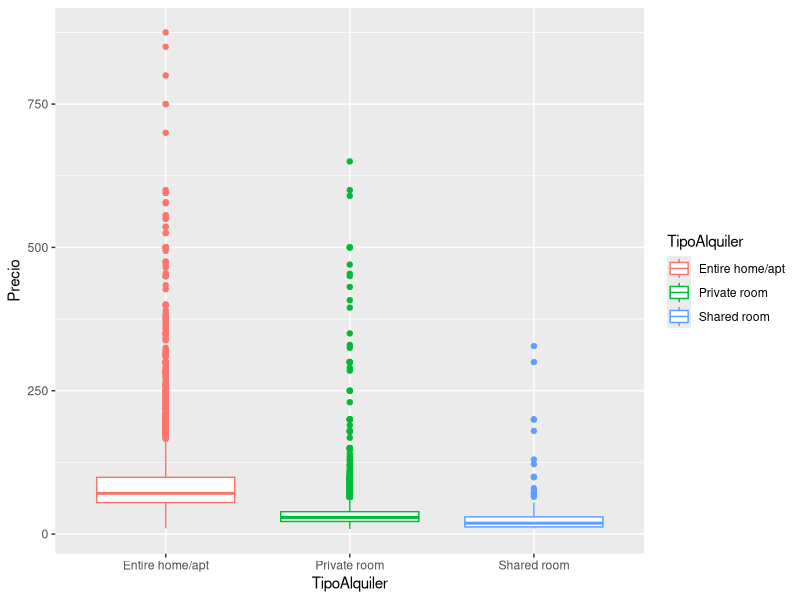
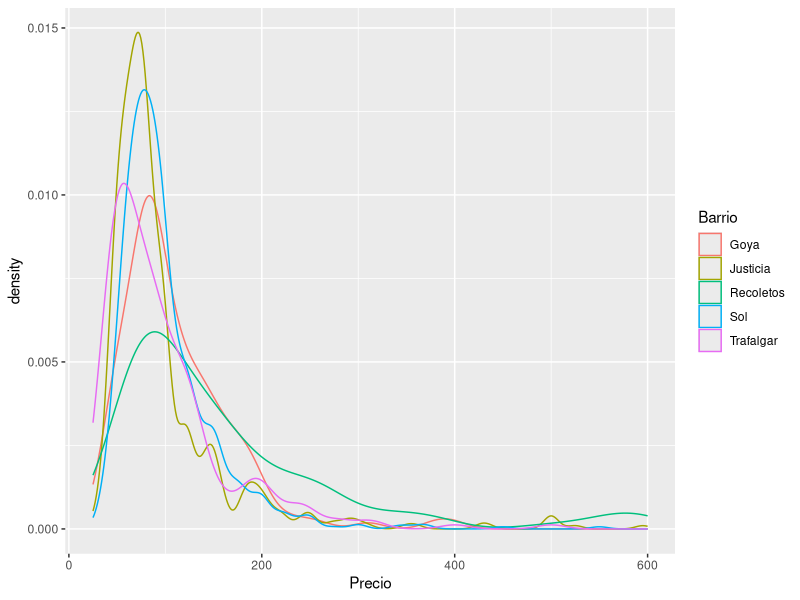
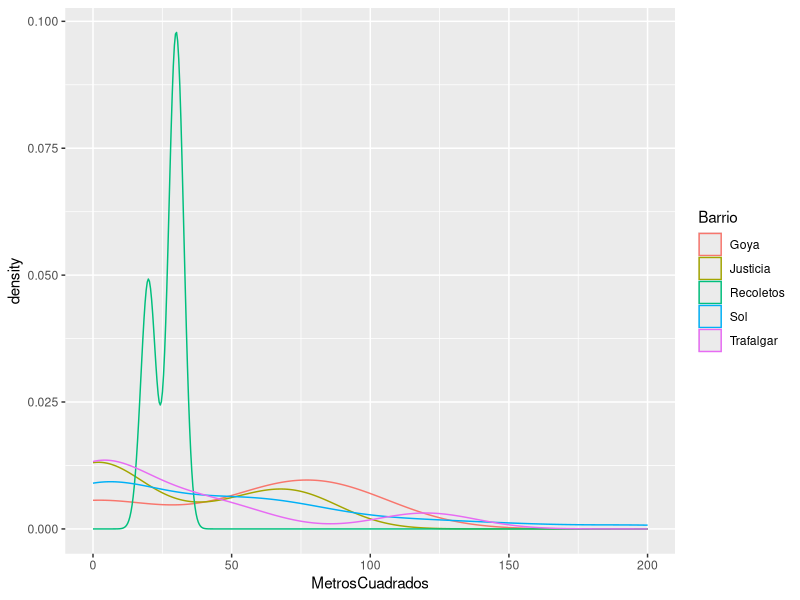
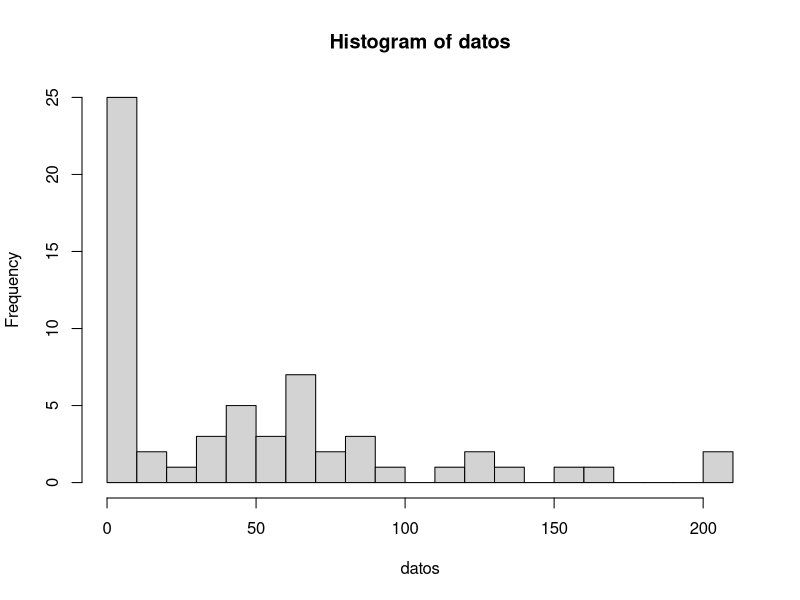

The R source for these figures, in order:
## ---- chunk 1
#Importación librerías
library(ggplot2)
library("dslabs")
## ---- chunk 2
airbnb<-read.csv('data//airbnb.csv',sep = ',', stringsAsFactors = T)
## ---- chunk 3
head(airbnb,n=6)
## ---- chunk 4
print(cat("Los nombre originales de las columnas son: ", paste0(colnames(airbnb), collapse = ",")))
## ---- chunk 5
#Renombramos las columnas
colnames(airbnb) <-c("CodigoPostal","Barrio","TipoPropiedad","TipoAlquiler","MaxOcupantes","NumBanyos",
"NumDormitorios","NumCamas","TipoCama","Comodidades","PiesCuadrados","Precio","Puntuacion")
## ---- chunk 6
cat("Los nombres modificados de las columnas son: ", paste0(colnames(airbnb), collapse = ","))
## ---- chunk 7
#Creamos la columna "MetrosCuadrados" a partir de "PiesCuadrados"
airbnb$MetrosCuadrados <- airbnb$PiesCuadrados * 0.092903 
## ---- chunk 8
#Antes de la limpieza
cat("El listado de CodigoPostal antes de limpieza es: \n\n")
airbnb$CodigoPostal |> table(useNA='always') |>  sort(decreasing = TRUE)|> data.frame() |> print.data.frame(row.names = FALSE)
## ---- chunk 9
#Limpieza de datos por la columna "Codigo Postal"
airbnb[which(airbnb$CodigoPostal=="Madrid 28004"),'CodigoPostal'] <- "28004"
airbnb[which(airbnb$CodigoPostal=="2815"),'CodigoPostal'] <- "28105"
airbnb[which(airbnb$CodigoPostal==""),'CodigoPostal'] <- NA
airbnb[which(airbnb$CodigoPostal=="-"),'CodigoPostal'] <- NA
airbnb[which(airbnb$CodigoPostal=="28"),'CodigoPostal'] <- NA
airbnb[which(airbnb$CodigoPostal=="28051\n28051"),'CodigoPostal'] <- "28051"
airbnb[which(airbnb$CodigoPostal=="28002\n28002"),'CodigoPostal'] <- "28002"
airbnb[which(airbnb$CodigoPostal=="2804"),'CodigoPostal'] <- "28040"
airbnb[which(airbnb$CodigoPostal=="2805"),'CodigoPostal'] <- "28050"
airbnb[which(airbnb$CodigoPostal=="280013"),'CodigoPostal'] <- "28013"
airbnb[!grepl("^28\\d{3}$",airbnb$CodigoPostal), "CodigoPostal"] <- NA


##Actualizamos factor para no incluir valores modificados
airbnb$CodigoPostal <- factor(airbnb$CodigoPostal)
## ---- chunk 10
cat("El listado de CodigoPostal después de limpieza es: \n\n")
airbnb$CodigoPostal |> table(useNA='always') |> sort(decreasing = TRUE) |> data.frame() |> print.data.frame(row.names = FALSE) 
## ---- chunk 11
cat("Hay ", length(unique(airbnb$CodigoPostal)), " codigos postales distintos y son :",paste(unique(airbnb$CodigoPostal), collapse = ","),"\n")
## ---- chunk 12
tabla_frecuencias <- table(airbnb$CodigoPostal) |> sort(decreasing = TRUE) |> as.data.frame()
colnames(tabla_frecuencias) <- c("Barrio","Entradas")

cat("Los 5 códigos postales con más entradas son: \n\n")

print.data.frame(tabla_frecuencias[1:5,],row.names = FALSE)

cat("\nLos 5 códigos postales con menos entradas son: \n\n")

tabla_frecuencias <- tabla_frecuencias[order(tabla_frecuencias$Entradas),]

print.data.frame(tabla_frecuencias[1:5,],row.names = FALSE)

## ---- chunk 13
barrios_cp_28012 <- unique(airbnb[which(airbnb$CodigoPostal == "28012"), "Barrio"])

cat("Los barrios que hay en el código postal 28012 son : \n", paste0(barrios_cp_28012,collapse=","))
## ---- chunk 14
entradas_barrios_cp_28012 <- table(droplevels(airbnb[which(airbnb$CodigoPostal == "28012"), "Barrio"])) |> sort(decreasing = TRUE) |> as.data.frame() 
colnames(entradas_barrios_cp_28012) <- c("Barrio","Entradas")
cat("El codigo postal 28012 tienes por barrios las siguientes entradas: \n\n")

print.data.frame(entradas_barrios_cp_28012,row.names = FALSE)
## ---- chunk 15
# Obtener los barrios únicos del dataset airbnb
barrios_unicos <- unique(airbnb$Barrio)

cat("El dataset airbnb tienes: ", length(barrios_unicos), " barrios únicos \nLista de barrios únicos:\n",paste(barrios_unicos, collapse = ","),"\n")
## ---- chunk 16
barrios_aparicion <- table(airbnb$Barrio)|> sort(decreasing = TRUE)|> as.data.frame()
colnames(barrios_aparicion) <- c("Barrio","Entradas")

# Mostrar los 5 barrios con mayor número de entradas
cat("Los 5 barrios con mayor número de entradas en el dataset airbnb son:\n\n")
print.data.frame(barrios_aparicion[1:5,],row.names = FALSE)
## ---- chunk 17
# Contar el número de entradas por cada tipo de alquiler utilizando la función length en table
tipos_alquiler <- unique(airbnb$TipoAlquiler)
tipos_alquiler_entradas  <- table(airbnb$TipoAlquiler)|> sort( decreasing = TRUE)|> as.data.frame()
colnames(tipos_alquiler_entradas) <- c("Tipo apartamento","Entradas")

cat("Hay ",length(tipos_alquiler)," tipos de alquiler diferentes. \n\nLos tipos de  alquileres son :",paste(tipos_alquiler,collapse=" , "),"\n\nLa entradas que hay por cada tipo de alquiler son: \n\n")

print.data.frame(tipos_alquiler_entradas,row.names=FALSE)
## ---- chunk 18
# Cargar la librería necesaria para el gráfico de cajas
library(ggplot2)

#Generar el diagrama de cajas por tipo de alquiler y de cada color pintamos el tipo de alquiler.
ggplot(data=airbnb, aes(x=TipoAlquiler, y=Precio, color=TipoAlquiler))+geom_boxplot(na.rm = TRUE)
## ---- chunk 19
tipos_alquiler <-unique(airbnb["TipoAlquiler"])
for(alquiler in t(tipos_alquiler)){
  cat("El precio medio de alquiler en ", alquiler ," es: " , mean(airbnb[which(airbnb$TipoAlquiler == alquiler),"Precio"],na.rm=TRUE) ,"\n")
}
## ---- chunk 20
for(alquiler in levels(airbnb$TipoAlquiler)){
  precios_alquiler <- airbnb$Precio[airbnb$TipoAlquiler==alquiler]
  if(length(precios_alquiler)>5000){
    #El test de Shapiro en R solo funciona si hay entre 3 y 5000 entradas , por lo cual si en el caso que haya mas de 5000 entradas hay que hacer un sample para obtener solo 5000
    precios_alquiler<- sample(precios_alquiler,5000, replace = TRUE)
  }
  cat("Tipo alquiler ",alquiler," p-value = " ,shapiro.test(precios_alquiler)$p.value,"\n")
}
## ---- chunk 21
kruskal.test(Precio ~ TipoAlquiler, data=airbnb)
## ---- chunk 22
airbnb_entire <-airbnb[which(airbnb$TipoAlquiler == "Entire home/apt"), ] 
## ---- chunk 23
barrios_por_entradas<- table(airbnb_entire$Barrio)|> sort(decreasing = TRUE)|> as.data.frame()
colnames(barrios_por_entradas) <-c("Barrio","Entradas")
cat("Los 5 barrios que tienen un mayor número de apartamentos enteros en alquiler son: \n\n")
print.data.frame(barrios_por_entradas[1:5,],row.names=FALSE)
## ---- chunk 24
barrios_por_precio_medio <- aggregate(Precio ~ Barrio, FUN = mean, data = airbnb_entire)
barrios_por_precio_medio <- barrios_por_precio_medio[order(-barrios_por_precio_medio$Precio),]
cat("Los 5 barrios que tienen un mayor precio medio de alquiler para apartamentos enteros son: \n\n")
print.data.frame(barrios_por_precio_medio[1:5,c("Barrio","Precio")],row.names = FALSE)
## ---- chunk 25
vector_barrios_precio_medio <- barrios_por_precio_medio[1:5, "Barrio"]
## ---- chunk 26
top_5_precio_medio <- subset(airbnb_entire, Barrio %in% vector_barrios_precio_medio) 
top_5_precio_medio <- table(droplevels(top_5_precio_medio$Barrio)) |> sort(decreasing = TRUE)|> as.data.frame()
colnames(top_5_precio_medio) <-c("Barrio","Entradas")

cat("En cada uno de esos barrios con mayor precio medio por barrio hay:\n\n")
print.data.frame(top_5_precio_medio[1:5,],row.names=FALSE)

## ---- chunk 27
barrio_resumen <- merge(barrios_por_precio_medio,barrios_por_entradas, by = "Barrio",all=TRUE)
barrio_resumen$Precio <- round(barrio_resumen$Precio,2)
colnames(barrio_resumen) <- c("Barrio","Precio","Entradas")

cat("Dataframe con nombre de barrio, precio medio y número de entradas :\n\n")

barrio_resumen
## ---- chunk 28
top_5_mayor_precio_mas_100_entrada <- subset(barrio_resumen,Entradas >= 100)

top_5_mayor_precio_mas_100_entrada <- top_5_mayor_precio_mas_100_entrada[order(-top_5_mayor_precio_mas_100_entrada$Precio),]

vector_100_entradas <- top_5_mayor_precio_mas_100_entrada[1:5,"Barrio"]

cat("Los 5 barrios con mayor precio medio de alquiler son:\n\n")

print.data.frame(top_5_mayor_precio_mas_100_entrada[1:5,],row.names=FALSE)
## ---- chunk 29
#Pìntandolo en el mismo gráfico
barrio_a_dibujar <- subset(airbnb_entire,Barrio %in% vector_100_entradas)
ggplot(barrio_a_dibujar,aes(x=Precio,color=Barrio))+
geom_density(na.rm = FALSE)
## ---- chunk 30
barrios_por_metros_cuadrados_medio <- aggregate(MetrosCuadrados ~ Barrio, FUN = mean, data = airbnb_entire)
barrio_resumen <- merge(barrio_resumen,barrios_por_metros_cuadrados_medio, by = "Barrio",all=TRUE)
barrio_resumen$MetrosCuadrados <- round(barrio_resumen$MetrosCuadrados,2)
## ---- chunk 31
barrio_resumen_ <- subset(barrio_resumen, Barrio %in% vector_100_entradas)

cat("Los barrios con más de 100 entradas junto a su precio medio y media de metros cuadrados:\n\n")
barrio_resumen_
## ---- chunk 32
barrio_a_dibujar <- subset(airbnb_entire,Barrio %in% vector_100_entradas)
ggplot(barrio_a_dibujar,aes(x=MetrosCuadrados,color=Barrio))+
geom_density(na.rm = TRUE)
## ---- chunk 33
for(barrio in top_5_mayor_precio_mas_100_entrada[1:5,"Barrio"]){
  metros_cuadrados <- airbnb_entire$Precio[airbnb_entire$Barrio==barrio]
  if(length(metros_cuadrados)>5000){
    metros_cuadrados<- sample(precios_alquiler,5000, replace = TRUE)
  }
  cat("Barrio ",barrio," p-value = " ,shapiro.test(metros_cuadrados)$p.value,"\n")
}
## ---- chunk 34
kruskal.test(MetrosCuadrados ~ Barrio, data=airbnb_entire)
## ---- chunk 35
barrio_sol<-subset(airbnb_entire,Barrio=="Sol")
## ---- chunk 36
variable_numericas <- c("MaxOcupantes","NumBanyos","NumDormitorios","NumCamas","Puntuacion","MetrosCuadrados","Precio")
## ---- chunk 37
round(cor(barrio_sol[variable_numericas],use="complete.obs"),2)
## ---- chunk 38
variable_numericas <- c("MaxOcupantes","NumBanyos","NumDormitorios","NumCamas","MetrosCuadrados","Precio")
## ---- chunk 39
datos <- na.omit(barrio_sol$MetrosCuadrados)
hist(datos, breaks = seq(min(datos), max(datos) + 10, by = 10))
## ---- chunk 40
barrio_sol_modelo <- subset(barrio_sol,MetrosCuadrados >= 30)
barrio_sol_modelo <- na.omit(barrio_sol_modelo)
## ---- chunk 41
round(cor(barrio_sol[variable_numericas],use="complete.obs"),digits=2)
## ---- chunk 42
model1<-lm(data=barrio_sol_modelo,formula = Precio~NumBanyos+NumCamas+NumDormitorios+MaxOcupantes+MetrosCuadrados)
summary(model1)
## ---- chunk 43
model2<-lm(data=barrio_sol_modelo,formula = Precio~NumBanyos+NumDormitorios+MaxOcupantes)
summary(model2)
## ---- chunk 44
#Creamos el modelo lineal para el precio dependiendo de los metros cuadrados
modelMetrosCuadrados<-lm(data=barrio_sol_modelo,formula = Precio ~ MetrosCuadrados)
#Obtenemos el intervalo de confianza para el modelo anterior para el margen de error del 95%
confintMetrosCuadrados <- confint(modelMetrosCuadrados,level = 0.95)
## ---- chunk 45
cat("El precio del alquiler aumenta",modelMetrosCuadrados$coefficients["MetrosCuadrados"],"por cada metro cuadrado extras del piso siguiendo un margen de erro del 95% el margen es: \n",
"[",confintMetrosCuadrados["MetrosCuadrados","2.5 %"],",",
confintMetrosCuadrados["MetrosCuadrados","97.5 %"],"]")
## ---- chunk 46
#Creamos el modelo lineal para el precio dependiendo del numero de domitorios
modelNumDormitorios<-lm(data=barrio_sol_modelo,formula = Precio ~ NumDormitorios)
#Obtenemos el intervalo de confianza para el modelo anterior para el margen de error del 95%
confintNumDormitorios <- confint(modelNumDormitorios,level = 0.95)
## ---- chunk 47
cat("El precio del alquiler aumenta",modelNumDormitorios$coefficients["NumDormitorios"],"por cada metro cuadrado extras del piso siguiendo un margen de erro del 95% el margen es: \n",
"[",confintNumDormitorios["NumDormitorios","2.5 %"],",",
confintNumDormitorios["NumDormitorios","97.5 %"],"]")
## ---- chunk 48
#Numero de apartamentos en el Barrio de sol
barrio_sol_apart <- nrow(barrio_sol)
#Numero de apartamentos en el Barrio de sol con 3 dormtorios
barrio_sol_3_dormitorios_apart <- nrow(subset(barrio_sol,NumDormitorios == 3))
#Aplicamos la binomial con un nivel de confianza del 95%
binomtest <- binom.test(barrio_sol_3_dormitorios_apart,barrio_sol_apart,conf.level=0.95)

cat("La probabilidad de encontrar, en el barrio de Sol,\nun apartamento en alquiler con 3 habitaciones es\n",round(binomtest$estimate,4),"con un intervalo de confianza al ",attr(binomtest$conf.int, "conf.level")," es:\n","[",round(binomtest$conf.int[1],4),",",round(binomtest$conf.int[2],4),"]")
